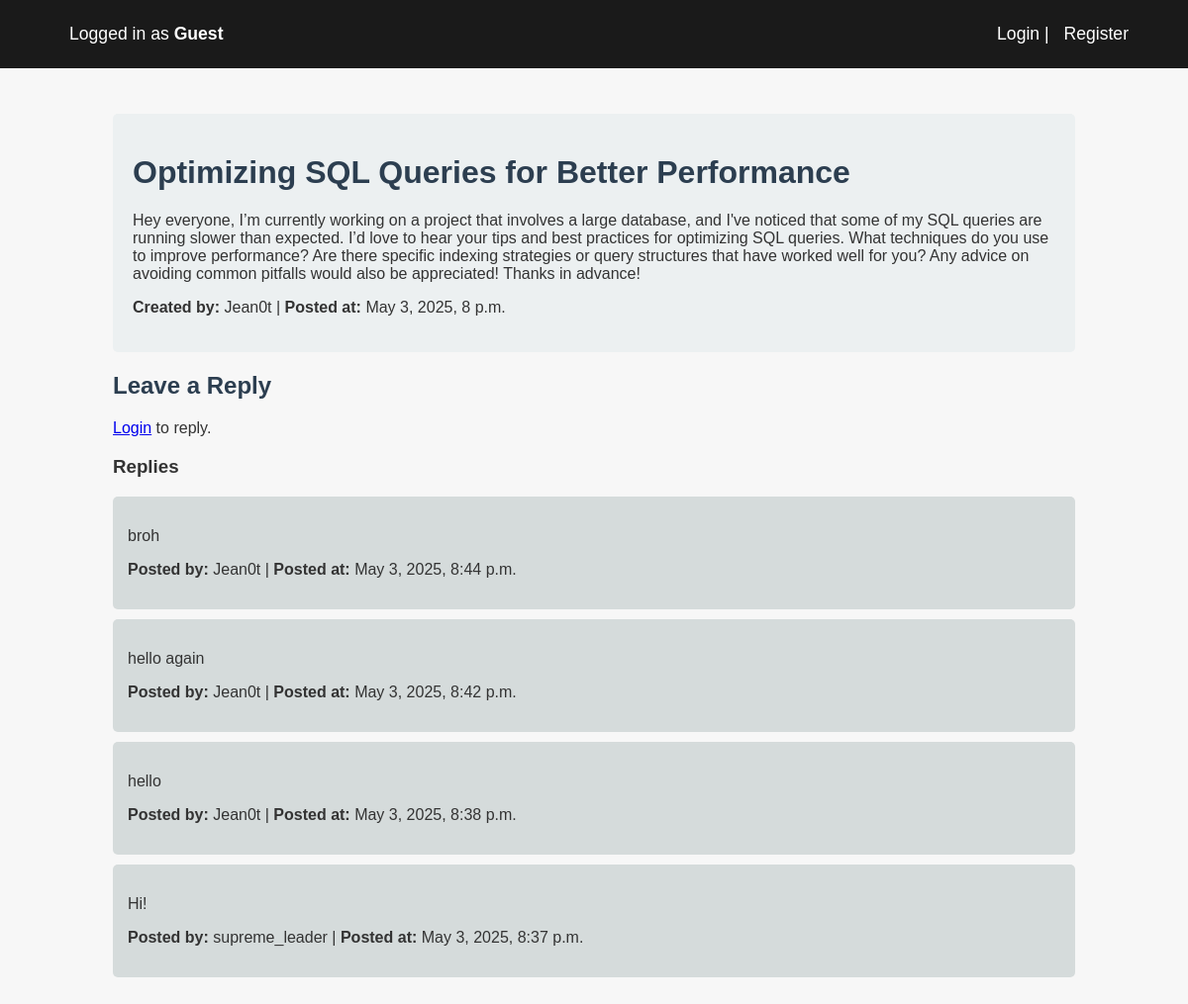
/topic/1, run on an earlier commit of the app's database.
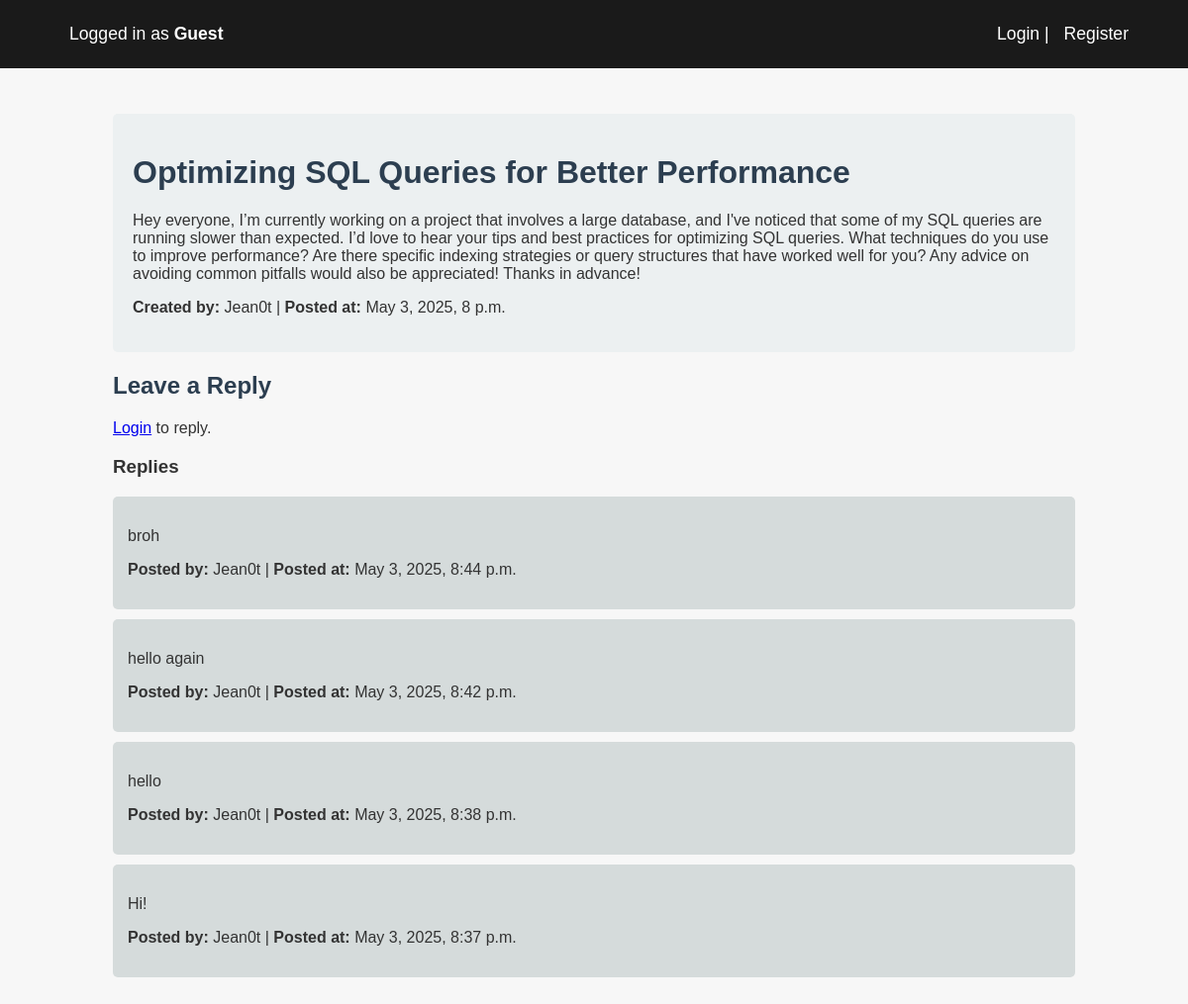
And on a later commit of the database.
### forum/models.py (models this page shows, shortened)
class Reply(models.Model):
    body = models.TextField()
    author = models.ForeignKey(User, on_delete=models.CASCADE)
    topic = models.ForeignKey(Topic, on_delete=models.CASCADE)
    created_at = models.DateTimeField(auto_now_add=True)

### forum/views.py (the view)
# urls.py: path("topic/<int:topic_id>", views.topic_detail, name="topic_detail"),
def topic_detail(request, topic_id):
    topic = get_object_or_404(Topic, pk=topic_id)
    replies = get_replies(topic, topic_id)
    if request.method == "POST":
        if request.user.is_authenticated:
            form = ReplyForm(request.POST)
            if form.is_valid():
                reply = form.save(commit=False)
                reply.topic = topic
                reply.author = request.user
                reply.save()
                update_replies_cache(topic_id, topic)
                return redirect("topic_detail", topic_id=topic.id)
        else:
            return redirect("login")
    else:
        form = ReplyForm()
    return render(request, "forum/topic_detail.html", {"topic": topic, "replies": replies, "form": form})

### forum/cache.py (called while the page is built)
def get_replies_cache_key(topic_id):
    return f"topic_{topic_id}_replies"

def get_replies(topic, topic_id):
    cache_key = get_replies_cache_key(topic_id)
    replies = cache.get(cache_key)
    if replies is None:
        replies = topic.reply_set.order_by("-created_at")
        cache.set(cache_key, replies, timeout=CACHE_TIME)
    return replies

### forum/templates/forum/topic_detail.html
{% extends 'forum/base.html' %}
{% load static %}
{% block content %}
    <div class="container">
        <div class="topic">
            <h1>{{ topic.title }}</h1>
            <p>{{ topic.body }}</p>
            <p><strong>Created by:</strong> {{ topic.author.username }} | <strong>Posted at:</strong> {{ topic.created_at }}
            {% if request.user == topic.author %}
            | <a href="{% url 'edit_topic' topic.id %}">Edit</a> | <a href="{% url 'delete_topic' topic.id %}">Delete</a></p>
            {% else %}
            </p>
            {% endif %}
        </div>
        <div class="reply-form">
            <h2>Leave a Reply</h2>
            {% if request.user.is_authenticated %}
            <form method="POST">
                {% csrf_token %}
                {{ form.as_p }}
                <button type="submit">Post Reply</button>
            </form>
            {% else %}
                <p><a href={% url "login" %}>Login</a> to reply.</p>
            {% endif %}
        </div>
        <div class="replies">
            <h3>Replies</h3>
            {% for reply in replies %}
                <div class="reply">
                    <p>{{ reply.body }}</p>
                    <p><strong>Posted by:</strong> {{ reply.author.username }} | <strong>Posted at:</strong> {{ reply.created_at }}
                    {% if request.user == reply.author %}
                    | <a href="{% url 'edit_reply' topic.id reply.id %}">Edit</a> | <a href="{% url 'delete_reply' topic.id reply.id %}">Delete</a> </p>
                    {% else %}
                    </p>
                    {% endif %}
                </div>
            {% empty %}
                <p>No replies yet.</p>
            {% endfor %}
        </div>
    </div>
{% endblock %}

What changed in the data, as far as the page shows it:
changed Reply "Hi!": author.username "supreme_leader" → "Jean0t"
